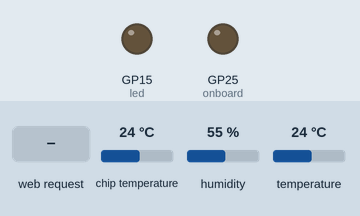
Recording of a program running on a simulated Raspberry Pi Pico running MicroPython. Shown: output pins drawn as LEDs (lit = HIGH). The inputs (shaded band) are chosen by the test bench; at power-on: chip temperature 24 °C, humidity 55 %, temperature 24 °C. WiFi joins after 1.5 s; library files of the repository ran but are not shown: dht11_test.py; what the program prints to the serial console is not drawn.

Above: at 1.2 s.
1.3 s: HTTP request GET / received
At 5.8 s:
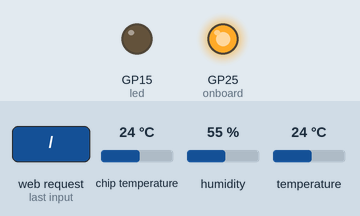
Timing chart, 0 to 29.3 s (numbered marks = the images above; inputs shaded):
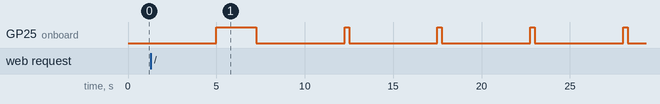

Measured:
- by itself, GP25 (onboard): repeats every 5.3 s: LOW 5.0 s, HIGH 0.25 s

The program:

web_server_async.py
```python
import network
import socket
import time
from picozero import pico_temp_sensor, pico_led
import machine
import dht11_test
import ubinascii

from machine import Pin
import uasyncio as asyncio

led = Pin(15, Pin.OUT)
onboard = Pin("LED", Pin.OUT, value=0)

ssid = 'Raspiwifi'
password = 'raspiwifi23'

ip_address = ''
mac_address = ''

def webpage(mac, pico_temp, temp, temp_f, humid):
    #Template HTML
    html = """{"data": [{"dht11_humid": """+str(humid)+""",
                        "macid": """+str(mac)+""",
                        "dht11_temp": """+str(temp)+""",
                        "pico_temp": """+str(pico_temp)+"""}]}"""
    return str(html)


def connect_to_network():
    #Connect to WLAN
    wlan = network.WLAN(network.STA_IF)
    wlan.active(True)
    wlan.connect(ssid, password)
    while wlan.isconnected() == False:
        print('Waiting for connection...')
        onboard.off()
        time.sleep(5)
        onboard.on()
        time.sleep(2)

    ip = wlan.ifconfig()[0]
    mac = ubinascii.hexlify(wlan.config('mac'),':').decode()

    return ip, mac

async def serve_client(reader, writer):
    print("Client connected")
    request_line = await reader.readline()
    print("Request:", request_line)

    # We are not interested in HTTP request headers,
    while await reader.readline() != b"\r\n":
        pass

    request = str(request_line)
    #led_on = request.find('/light/on')
    #led_off = request.find('/light/off')
    #print( 'led on = ' + str(led_on))
    #print( 'led off = ' + str(led_off))

    stateis = ""

    pico_temp = pico_temp_sensor.temp
    temp, temp_f, humid = dht11_test.measure_temp()
    wlan = network.WLAN(network.STA_IF)
    mac = ubinascii.hexlify(wlan.config('mac'),':').decode()

    print('------------------------')
    print('Temperature: %3.1f C' %temp)
    print('Temperature: %3.1f F' %temp_f)
    print('Humidity: %3.1f %%' %humid)

    response = webpage(mac, pico_temp, temp, temp_f, humid)

    writer.write('HTTP/1.0 200 OK\r\nContent-type: text/html\r\n\r\n')
    writer.write(response)

    await writer.drain()
    await writer.wait_closed()
    print("Client disconnected")


async def main():
    print('Connecting to Network...')
    ip_address, mac_address = connect_to_network()
    print('ip = ' + ip_address)
    print('mac = ' + mac_address)

    print('Setting up webserver...')
    asyncio.create_task(asyncio.start_server(serve_client, "0.0.0.0", 80))
    while True:
        onboard.on()
        print("heartbeat")
        await asyncio.sleep(0.25)
        onboard.off()
        await asyncio.sleep(5)

try:
    asyncio.run(main())
except KeyboardInterrupt:
    machine.reset()
finally:
    asyncio.new_event_loop()
```
